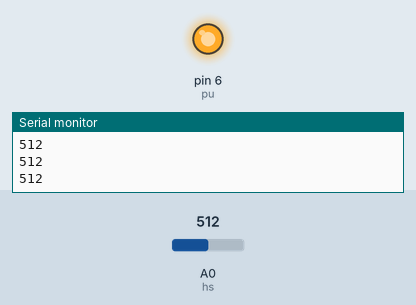
Simulated run of this sketch. Board: Arduino Uno, built with avr-gcc and run on an emulated ATmega328P. On the bench: output pins drawn as LEDs (lit = HIGH), the last lines printed to the serial monitor. The test bench sets the inputs (shaded band); at power-on: A0 (hs) = 512.

Above: at 1.3 s.
1.4 s: A0 (hs) set to 394
2.9 s: A0 (hs) set to 369
At 3.6 s:
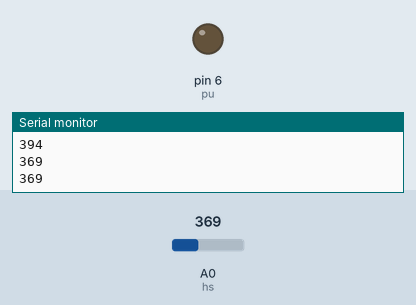
4.5 s: A0 (hs) set to 511
At 4.8 s:
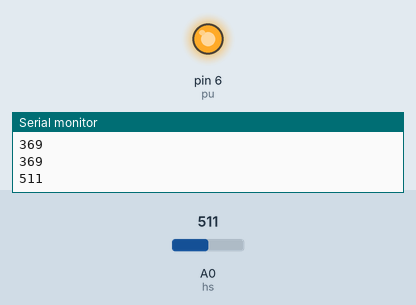
6.0 s: A0 (hs) set to 306
At 7.1 s:
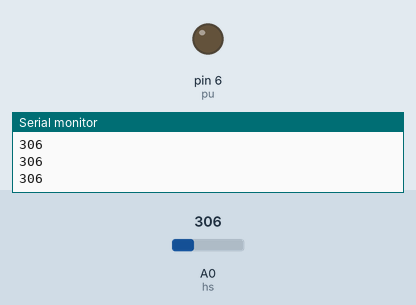
Timing chart, 0 to 8.5 s (numbered marks = the images above; inputs shaded):
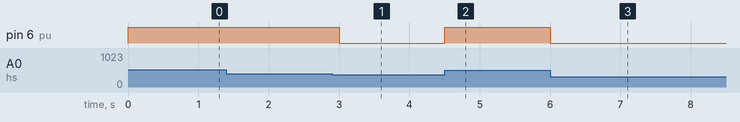

The sketch:

nasos_su_i_vce.ino
```cpp
#define hs A0
#define pu 6
void setup (){
  Serial.begin(9600);
  pinMode(hs,INPUT);
  pinMode(pu,OUTPUT);
}

void loop(){
  int val=analogRead(hs);
  Serial.println(val);
  int valp=val;
  valp=map(valp,700,240,0,100);
  valp=constrain(valp,0,100);
  if (valp<70 ){
    digitalWrite(pu,HIGH);
    delay(500);
  }
  else{
    digitalWrite(pu,LOW);
    delay(500);
  }
}
```

Measured:
- the behaviour switches between 379 and 378 on A0 (hs) (found by bisection; images 0 and 1)
- after the input at 2.9 s, pin 6 (pu): HIGH → LOW after 0.10 s
- after the input at 4.5 s, pin 6 (pu): LOW → HIGH at once
- after the input at 6.0 s, pin 6 (pu): HIGH → LOW at once
